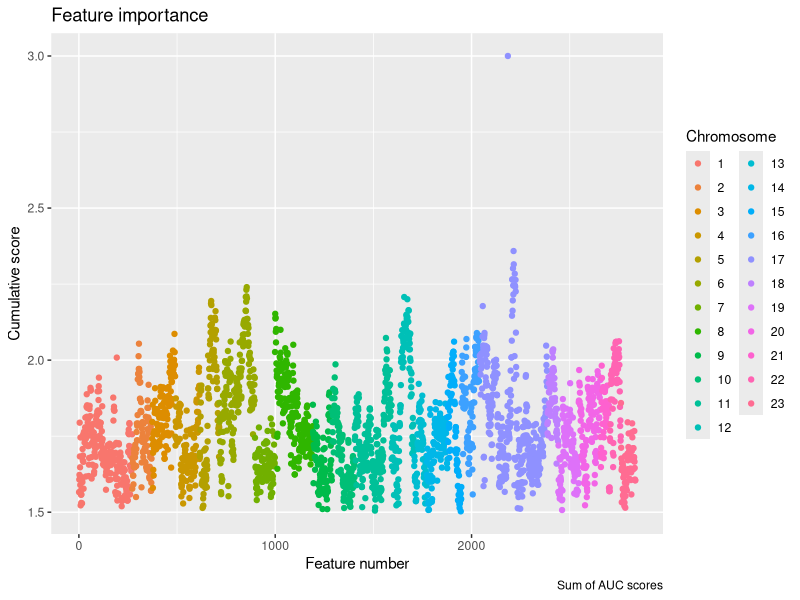
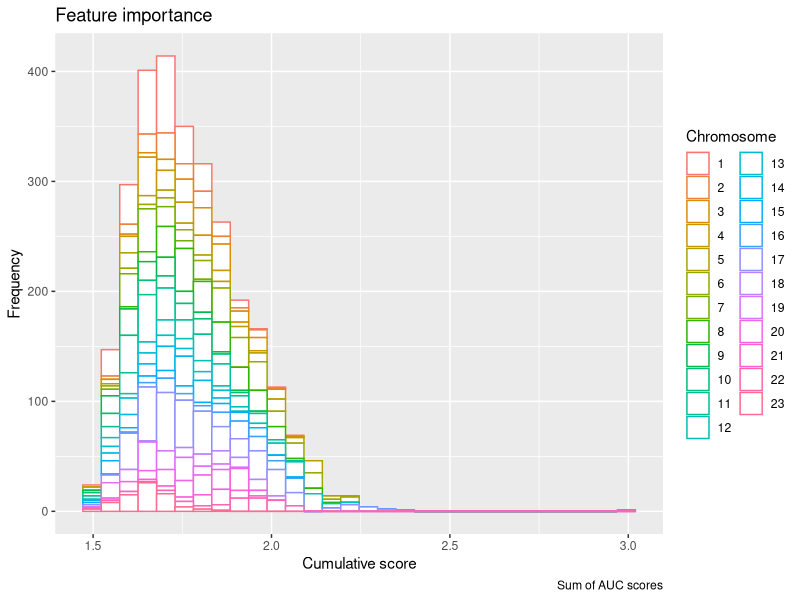
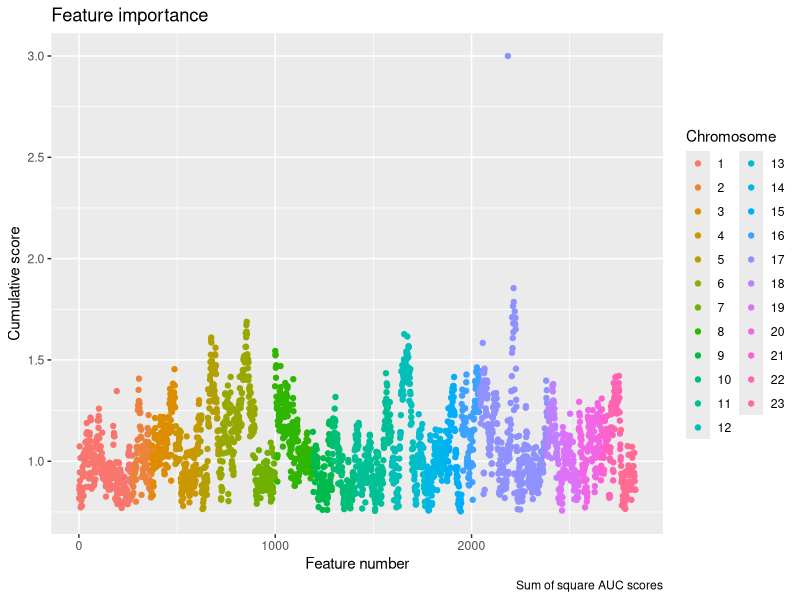
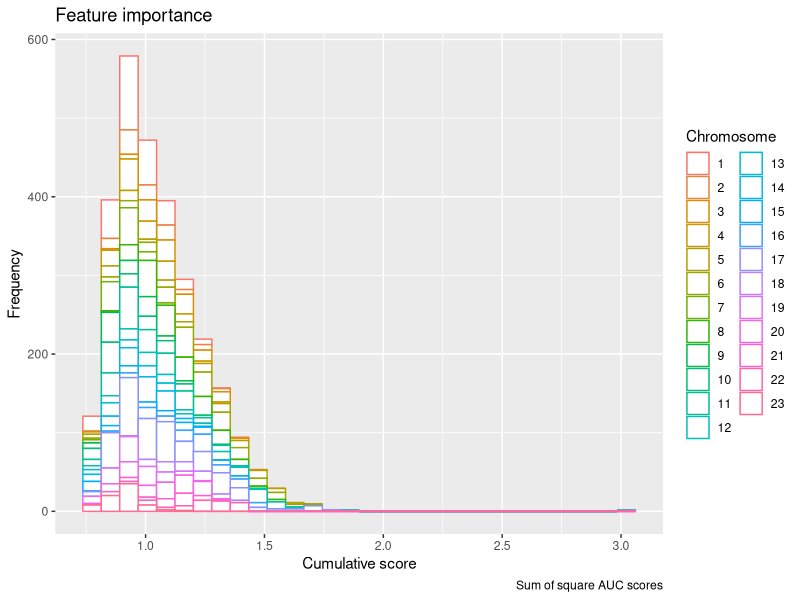

Here is the R script that generated these plots, in order:
## ---- chunk 1
library("tidyverse")
library("caret")
## ---- chunk 2
train_data_array_input <- as.tibble(read.table(file = "data/Train_call.txt", header = T, sep = "\t"))

target_data_array <- read_tsv(file = "data/Train_clinical.txt")

Instances <- colnames(train_data_array_input)[-c(1:4)]

feature_information <- as_tibble(t(train_data_array_input[,1:4]))
names(feature_information) <- paste(train_data_array_input$Chromosome, ".", as.character(1:dim(train_data_array_input)[1]), sep = "")

DNA_region_information <- c("Chromosome", "Start", "End", "Nclone")
rownames(feature_information) <- DNA_region_information

## ---- chunk 3
train_data_array <- as_tibble(t(subset(train_data_array_input, select = -c(Chromosome:Nclone))))
names(train_data_array) <- colnames(feature_information)
train_data_array <-  train_data_array %>% add_column(Instances, .before = "1.1")
## ---- chunk 4
train_data_array <- train_data_array %>% add_column(target_data_array$Subgroup, .before = "1.1")
train_data_array <- train_data_array %>% rename(Target = "target_data_array$Subgroup")

## ---- chunk 5
train_x <- select(train_data_array, -Target)
train_y <- select(train_data_array, -c(3:dim(train_data_array)[2]))

train_x_df <- as.data.frame(select(train_data_array, -c(Instances, Target)))
rownames(train_x_df) <- Instances

train_y_df <- as.data.frame(select(train_data_array, -c(3:dim(train_data_array)[2], Instances)))
rownames(train_y_df) <- Instances

train_y_df_factor <- as.factor(train_y_df$Target)

## ---- chunk 6
rocVarImp <- filterVarImp(train_x_df, train_y_df_factor)
rocVarImp$Sum <- apply(rocVarImp, 1, sum)
rocVarImp$SSQ <- apply(rocVarImp[1:3], 1, function(x){sum(x^2)})
## ---- chunk 7
auc_scores_per_chromosome <- ggplot(data = rocVarImp, mapping = aes(1:2834, rocVarImp[,4], color = as.factor(train_data_array_input$Chromosome))) +
  geom_point() +
  labs(title = "Feature importance",
       caption = "Sum of AUC scores",
       x = "Feature number",
       y = "Cumulative score")
auc_scores_per_chromosome <- auc_scores_per_chromosome + guides(color=guide_legend(title = "Chromosome"))
auc_scores_per_chromosome 
## ---- chunk 8
auc_scores_histogram <- ggplot(data = rocVarImp, mapping = aes(rocVarImp[,4], color = as.factor(train_data_array_input$Chromosome))) +
  geom_histogram(bins = 30, fill = "white") +
  labs(title = "Feature importance",
       caption = "Sum of AUC scores",
       x = "Cumulative score",
       y = "Frequency")
auc_scores_histogram <- auc_scores_histogram + guides(color=guide_legend(title = "Chromosome"))
auc_scores_histogram 
## ---- chunk 9
auc_scores_per_chromosome <- ggplot(data = rocVarImp, mapping = aes(1:2834, rocVarImp[,5], color = as.factor(train_data_array_input$Chromosome))) +
  geom_point() +
  labs(title = "Feature importance",
       caption = "Sum of square AUC scores",
       x = "Feature number",
       y = "Cumulative score")
auc_scores_per_chromosome <- auc_scores_per_chromosome + guides(color=guide_legend(title = "Chromosome"))
auc_scores_per_chromosome 
## ---- chunk 10
auc_scores_histogram <- ggplot(data = rocVarImp, mapping = aes(rocVarImp[,5], color = as.factor(train_data_array_input$Chromosome))) +
  geom_histogram(bins = 30, fill = "white") +
  labs(title = "Feature importance",
       caption = "Sum of square AUC scores",
       x = "Cumulative score",
       y = "Frequency")
auc_scores_histogram <- auc_scores_histogram + guides(color=guide_legend(title = "Chromosome"))
auc_scores_histogram 
